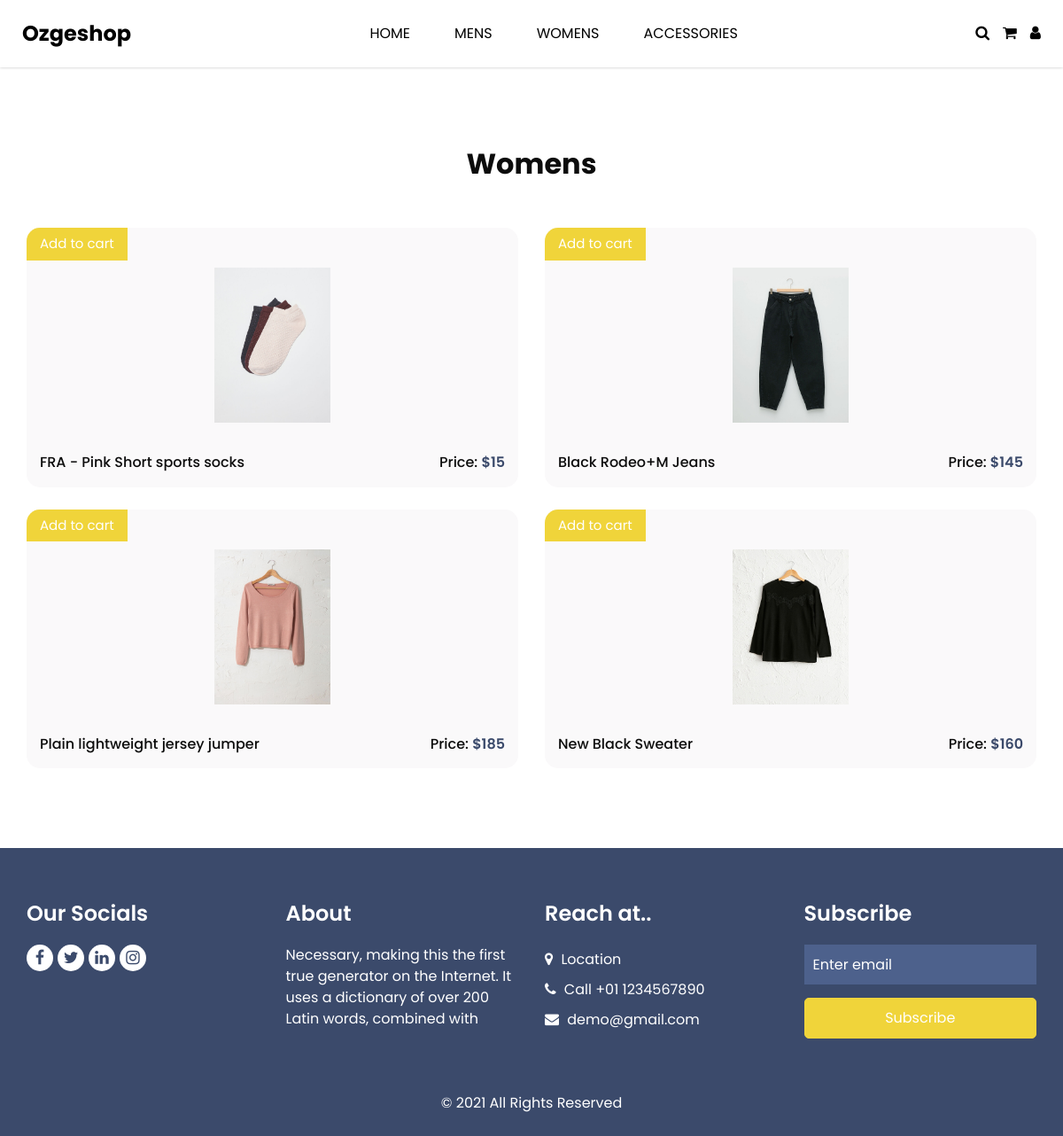
/shop.php?category=Womens, run on the app's committed database.
### tables this page shows
CREATE TABLE `products` (
  `PRODUCT_ID` int(5) NOT NULL,
  `NAME` varchar(50) NOT NULL,
  `PRICE` varchar(10) NOT NULL,
  `IMAGE` varchar(40) NOT NULL,
  `CATEGORY` varchar(10) NOT NULL,
  `CREATE_DATE` date NOT NULL,
  `DESCRIPTION` text NOT NULL
);

### shop.php (the view, shortened to what this page needs)
<?
  include 'includes/db_connect.php';
  if(isset($_GET['category'])){
    $category = $_GET['category'];
  } else{
    header('Location:404.php');
  }
?>
<!DOCTYPE html>
<html lang="en">
  <?
    include 'parts/head.php';
  ?>
<body class="sub_page">
  <div class="hero_area">
    <?
      include 'parts/header.php';
    ?>
  </div>
  <section class="shop_section layout_padding">
    <div class="container">
      <div class="heading_container heading_center">
        <h2>
          <?= $category?>
        </h2>
      </div>
      <div class="row">
      <?
          $query = "SELECT products.*
                    FROM products LEFT JOIN categories
                    ON products.CATEGORY = categories.CATEGORIES_ID
                    WHERE categories.NAME = '$category'
                    ORDER BY products.CREATE_DATE";
          $result = mysqli_query($link, $query);
          while($row = mysqli_fetch_array($result)){
            $image = $row['IMAGE'];
            $name = $row['NAME'];
            $price = $row['PRICE'];
        ?>
        <div class="col-md-6">
          <form action="single.php" method="POST">
          <div class="box">
              <div class="img-box">
                <img src="images/<?= $image?>" alt="">
              </div>
              <div class="detail-box">
                <h6>
                  <?= $name?>
                </h6>
                <h6>
                  Price:
                  <span>
                    $<?= $price?>
                  </span>
                </h6>
              </div>
              <div class="new">
              <button type="submit" name="single" style="all:unset; cursor: pointer;">Add to cart</button>
          </div>
          </div>
          </form>
        </div>
        <? }?>
      </div>
    </div>
  </section>
  <?
    include 'parts/footer.php';
  ?>
</body>
</html>

### css/style3.css (style rules this page uses)
body { font-family: "Poppins", sans-serif; color: #0c0c0c; background-color: #ffffff; overflow-x: hidden; }
img { max-width: 100%; }
.layout_padding { padding: 90px 0; }
.heading_container { display: -webkit-box; display: -ms-flexbox; display: flex; -webkit-box-orient: vertical; -webkit-box-direction: normal; -ms-flex-direction: column; flex-direction: column; -webkit-box-align: start; -ms-flex-align: start; align-items: flex-start; }
.heading_container h2 { position: relative; font-weight: bold; }
.heading_container.heading_center { -webkit-box-align: center; -ms-flex-align: center; align-items: center; text-align: center; }
.hero_area { position: relative; min-height: 100vh; display: -webkit-box; display: -ms-flexbox; display: flex; -webkit-box-orient: vertical; -webkit-box-direction: normal; -ms-flex-direction: column; flex-direction: column; padding-left: 45px; }
.sub_page .hero_area { min-height: auto; border-radius: 0 0 45px 0; padding-left: 0; }
.shop_section .heading_container { margin-bottom: 20px; }
.shop_section .box { background-color: #faf9fa; position: relative; padding: 10px 15px; margin-top: 25px; border-radius: 15px; overflow: hidden; }
.shop_section .box .img-box { display: -webkit-box; display: -ms-flexbox; display: flex; -webkit-box-pack: center; -ms-flex-pack: center; justify-content: center; -webkit-box-align: center; -ms-flex-align: center; align-items: center; padding: 15px 30px; height: 245px; }
.shop_section .box .img-box img { max-width: 100%; max-height: 175px; }
.shop_section .box .detail-box { display: -webkit-box; display: -ms-flexbox; display: flex; -webkit-box-pack: justify; -ms-flex-pack: justify; justify-content: space-between; }
.shop_section .box .detail-box h6 span { color: #3b4a6b; font-weight: 600; }
.shop_section .box .new { padding: 7px 15px; position: absolute; top: 0; left: 0; background-color: #f0d43a; color: #ffffff; display: -webkit-box; display: -ms-flexbox; display: flex; -webkit-box-pack: center; -ms-flex-pack: center; justify-content: center; -webkit-box-align: center; -ms-flex-align: center; align-items: center; font-size: 15px; }
@media only screen and (min-width: 1200px) { .container { max-width: 1170px; } }

### css/responsive.css (style rules this page uses)
@media (min-width: 1200px) { .container { max-width: 1170px; } }

### data on the page
products: IMAGE (picture), NAME "FRA - Pink Short sports socks", PRICE "15"
products: IMAGE (picture), NAME "Black Rodeo+M Jeans", PRICE "145"
products: IMAGE (picture), NAME "Plain lightweight jersey jumper", PRICE "185"
products: IMAGE (picture), NAME "New Black Sweater", PRICE "160"

### other printed values
$category "Womens"
